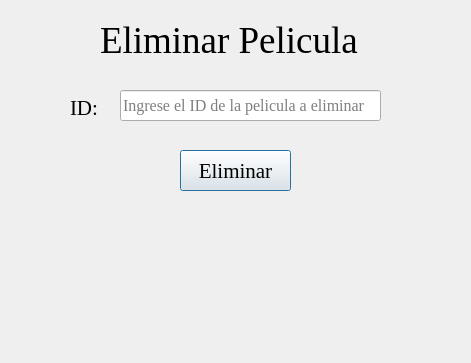
<?xml version="1.0" encoding="UTF-8"?>
<ui version="4.0">
 <class>EliminarPelicula</class>
 <widget class="QDialog" name="EliminarPelicula">
  <property name="geometry">
   <rect>
    <x>0</x>
    <y>0</y>
    <width>471</width>
    <height>363</height>
   </rect>
  </property>
  <property name="windowTitle">
   <string>Dialog</string>
  </property>
  <widget class="QLabel" name="label">
   <property name="geometry">
    <rect>
     <x>100</x>
     <y>20</y>
     <width>261</width>
     <height>41</height>
    </rect>
   </property>
   <property name="font">
    <font>
     <family>Times New Roman</family>
     <pointsize>28</pointsize>
    </font>
   </property>
   <property name="text">
    <string>Eliminar Pelicula</string>
   </property>
  </widget>
  <widget class="QLineEdit" name="txtID">
   <property name="geometry">
    <rect>
     <x>120</x>
     <y>90</y>
     <width>261</width>
     <height>31</height>
    </rect>
   </property>
   <property name="font">
    <font>
     <family>Times New Roman</family>
     <pointsize>12</pointsize>
    </font>
   </property>
   <property name="placeholderText">
    <string>Ingrese el ID de la pelicula a eliminar</string>
   </property>
  </widget>
  <widget class="QLabel" name="label_2">
   <property name="geometry">
    <rect>
     <x>70</x>
     <y>100</y>
     <width>49</width>
     <height>16</height>
    </rect>
   </property>
   <property name="font">
    <font>
     <family>Times New Roman</family>
     <pointsize>16</pointsize>
    </font>
   </property>
   <property name="text">
    <string>ID: </string>
   </property>
  </widget>
  <widget class="QPushButton" name="btnEliminar">
   <property name="geometry">
    <rect>
     <x>180</x>
     <y>150</y>
     <width>111</width>
     <height>41</height>
    </rect>
   </property>
   <property name="font">
    <font>
     <family>Times New Roman</family>
     <pointsize>16</pointsize>
    </font>
   </property>
   <property name="text">
    <string>Eliminar</string>
   </property>
  </widget>
 </widget>
 <resources/>
 <connections/>
</ui>
